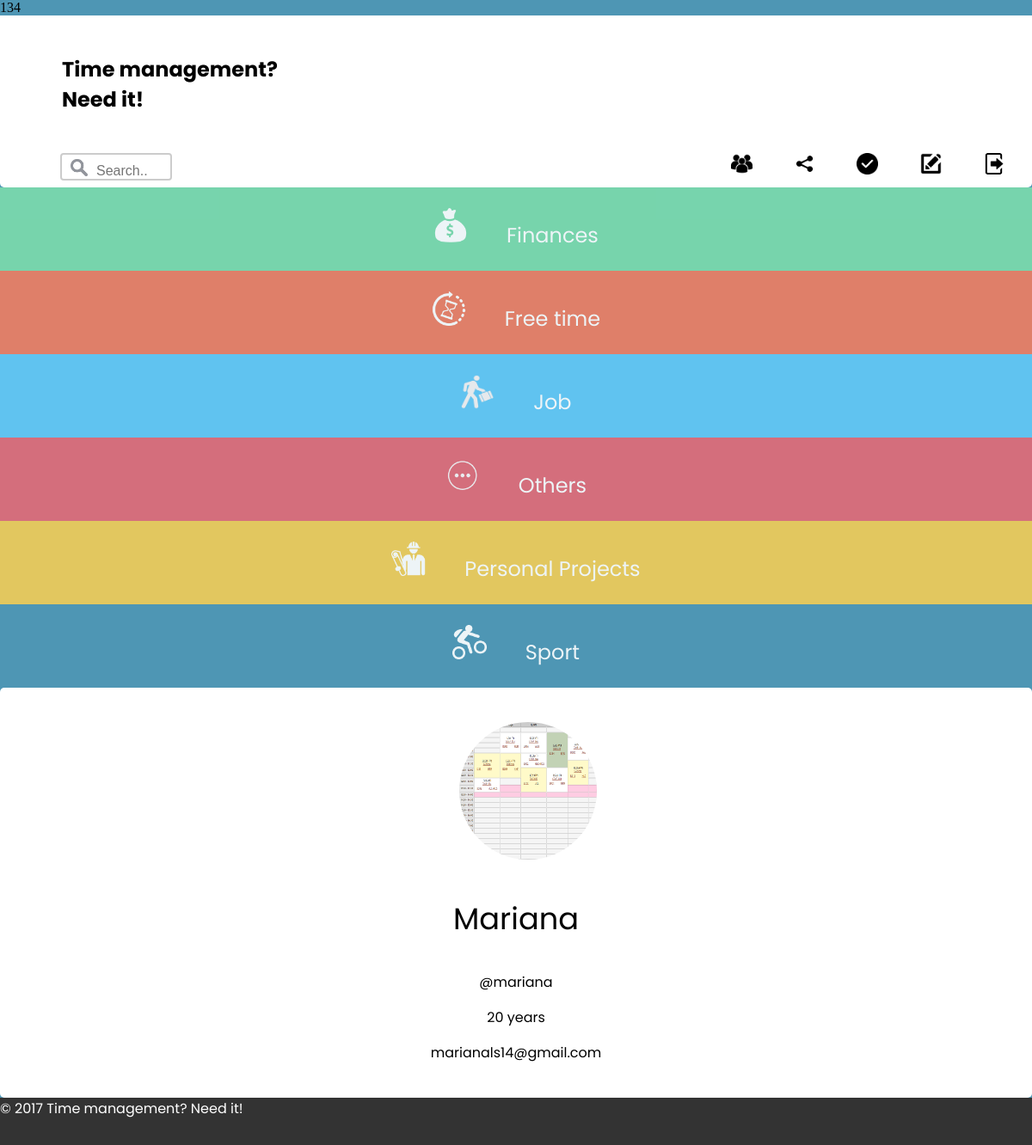
The page /logged.php (signed in) on the database its author committed.
### tables this page shows
CREATE TABLE category (
  cat_id INTEGER PRIMARY KEY,
  cat_name VARCHAR NOT NULL,
  cat_photo VARCHAR( 100 ) NOT NULL
);

### logged.php (called while the page is built, shortened)
<?php
include_once('database/connection.php');
include_once('database/query.php');
$categories = getAllCategories();
include_once('templates/common/header.php');
include_once('templates/category/list_categories.php');
include_once('templates/common/footer.php');
?>

### database/query.php (called while the page is built, shortened)
<?php
function getAllCategories() {
  global $dbh;
  $stmt = $dbh->prepare("SELECT * FROM category ORDER BY cat_name");
  $stmt->execute();
  return $stmt->fetchAll();
}
?>

### templates/category/list_categories.php (the view, shortened to what this page needs)
<?php foreach ($allUsers as $user) { ?>
<?php print_r( $user['usr_id']); }?>
<aside id="categories">
    <?php foreach ($categories as $category) { ?>
      <a href="category.php?cat_id=<?=$category['cat_id']?>"><img src="<?php echo $category['cat_photo']?>">&nbsp; &nbsp; &nbsp; &nbsp;<?=$category['cat_name']?></a>
    <?php } ?>
</aside>
<aside id="buttons" >
  <form method="post" action="search.php" >
  <input class="search_bar" type="text" name="search"  id="search" placeholder="Search.." >
  </form>
  <div>
    <a href="sharedLists.php"><img src="images/users.png"></a>
    <a class="shareLists" data-popup-deleteTask-open="popup-1" href="#"><img src="images/share.png"></a>
  <a href="completedTasks.php"><img src="images/completed.png"></a>
  <a class="edit_profile" data-popup-open="popup-1" href="#"><img src="images/edit.png"></a>
  <a href="action_logout.php"><img src="images/logout.jpg"></a>
</div>
</aside>
<section id="user_info">
  <article>
    <?php echo "<img src='images/".$_SESSION['usr_info']['usr_photo']."' alt='Foto de exibição' /><br />";
    ?>
  </article>
  <p> <?=$_SESSION['usr_info']['usr_name']?> </p>
  <p> @<?=$_SESSION['usr_info']['usr_username']?> </p>
  <p> <?=$_SESSION['usr_info']['usr_age']?> years</p>
  <p> <?=$_SESSION['usr_info']['usr_email']?> </p>
</section>

### templates/common/header.php (shortened to what this page needs)
<!DOCTYPE html>
<html>
<head>
  <link rel="stylesheet" href="css/style.css">
  <link rel="stylesheet" href="css/main.css">
  <link rel="stylesheet" href="css/categories.css">
  <link rel="stylesheet" href="css/calendar.css">
  <link rel="stylesheet" href="css/pop-ups.css">
  <link rel="stylesheet" href="css/toDo.css">
</head>
<body>
  <header>
    <div id="info">
      <h1><a href='logged.php'>Time management? <br>  Need it!</a></h1>
    </div>
  </header>

### templates/common/footer.php
<footer>
  &copy; 2017 Time management? Need it!
</footer>
</body>
</html>

### css/style.css (style rules this page uses)
body { width: 100%; height: 100%; margin: 0 auto; display: flex; flex-flow: column wrap; background-color: #4e96b4; }
header { justify-content: space-between; display: flex; flex: 0 0 0; flex-grow: 0; order:1; background-color: white; }
body > header { display: flex; justify-content: space-between; height: 100% background-color: inherit; flex: 1 100%; }
#info { display: flex; align-items: center; flex-grow: 1; height: 10em; }
#info a { text-decoration: none; color: black; width: 100%; }
#info h1 { font-size: 1.5em; font-family: 'Permanent Marker', cursive; font-family: 'Poppins', sans-serif; margin: 3em; }
footer { display: flex; width:100%; font-family: 'Permanent Marker', cursive; font-family: 'Poppins', sans-serif; background-color: #333; color: white; height: 55px; text-align:justify; order: 5; }

### css/categories.css (style rules this page uses)
.search_bar { width: 130px; margin-left: 70px; box-sizing: border-box; border: 2px solid #ccc; border-radius: 4px; font-size: 16px; background-color: white; background-size: 20px; background-image: url("../images/search.png"); background-position: 10px 5px; background-repeat: no-repeat; padding: 10px 20px 0px 40px; -webkit-transition: width 0.4s ease-in-out; transition: width 0.4s ease-in-out; }
#buttons { display: flex; font-family: 'Permanent Marker', cursive; font-family: 'Poppins', sans-serif; width: 100%; height: 40px; color: white; border-radius: 0px 0px 5px 5px; background-color: white; display: flex; justify-content:space-between; order:2; }
#buttons form { text-align:left; order: 1; }
#buttons div { order: 2; }
#buttons a img { width: 25px; margin-right: 20px; padding: 0 0.5em; text-decoration: none; font-size: 1.5em; color: #000000; }
#categories { display: flex; text-decoration: none; font-family: 'Permanent Marker', cursive; font-family: 'Poppins', sans-serif; opacity: 0.9; order:3; text-align: center; flex-direction: column; }
#categories > * { flex: none; }
#categories a { padding: 1em 1em 1em 1em; font-family: 'Permanent Marker', cursive; font-family: 'Poppins', sans-serif; border: 1px ; text-decoration: none; font-size: 1.5em; color:white; }
#categories a:first-child { background-color: #7cdbac; }
#categories a:nth-child(2) { background-color: #ef7d61; }
#categories a:nth-child(3) { background-color: #62c8f7; }
#categories a:nth-child(4) { background-color: #e36a76; }
#categories a:nth-child(5) { background-color: #f3cd56; }
#categories a:nth-child(6) { background-color: #4e96b4; }
#categories a img { width: 40px; height: 40px; }
@media screen and (min-width: 480px) { #categories { flex-flow: column; } }
#user_info { font-family: 'Permanent Marker', cursive; font-family: 'Poppins', sans-serif; font-size: 1em; grid-column: 3; order:4; background: white; border-radius: 5px; border-left: 3em; padding: 1.5em 0em 1.5em 0em; text-align: center; width: 100%; }
#user_info p:nth-child(2) { font-size: 2.2em; }
#user_info article img { border-radius: 50%; margin-top: 1em; margin-left: 1.8em; grid-column: 2; width: 10em; height: 10em; }

### rows shown on the page
category: cat_photo (picture), cat_name "Finances"
category: cat_photo (picture), cat_name "Free time"
category: cat_photo (picture), cat_name "Job"
category: cat_photo (picture), cat_name "Others"
category: cat_photo (picture), cat_name "Personal Projects"
category: cat_photo (picture), cat_name "Sport"

### other values the page prints
$_SESSION['usr_info']['usr_name'] "Mariana"
$_SESSION['usr_info']['usr_username'] "mariana"
$_SESSION['usr_info']['usr_age'] "20"
$_SESSION['usr_info']['usr_email'] "marianals14@gmail.com"
